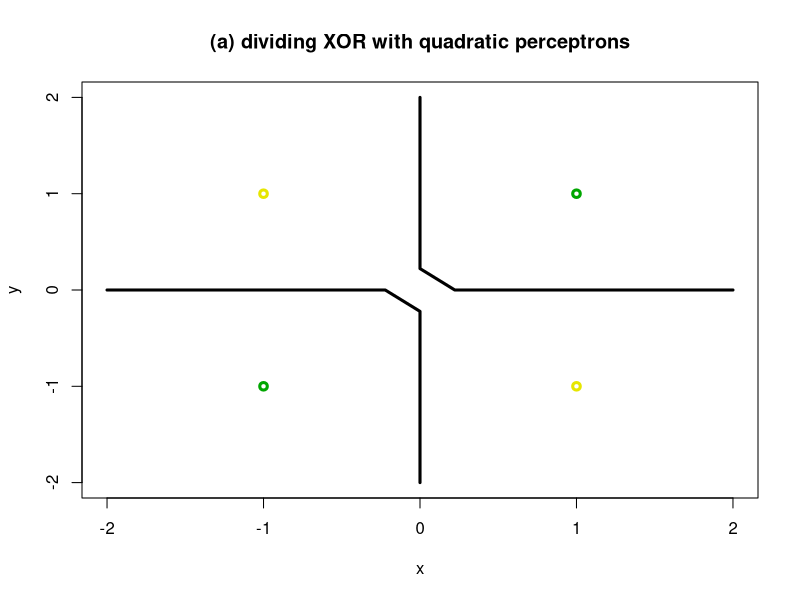
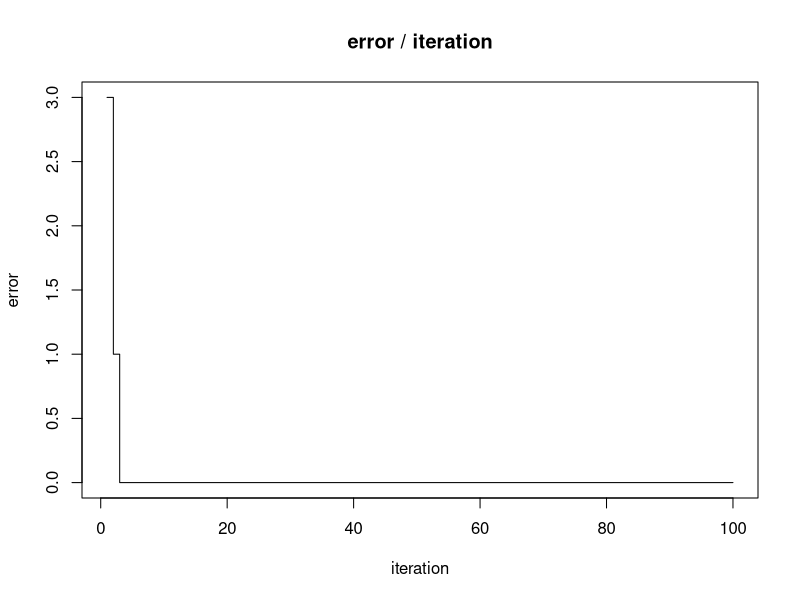
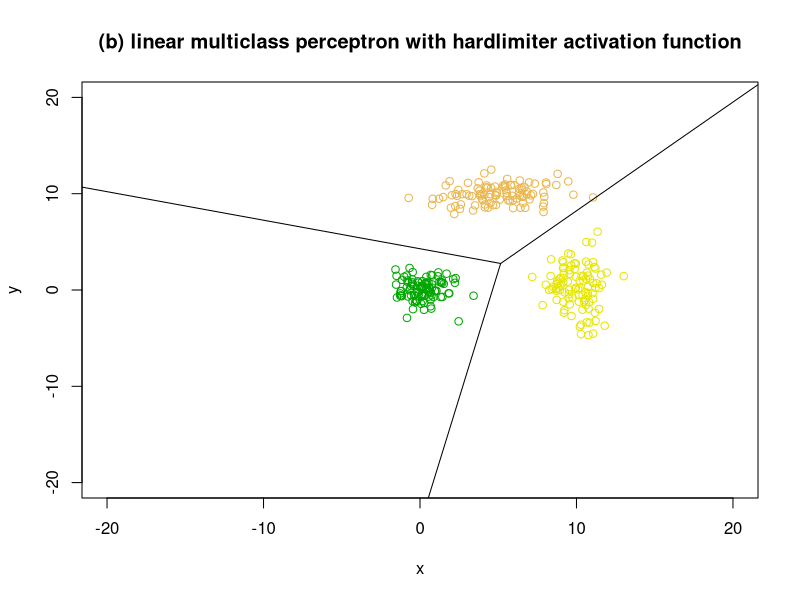
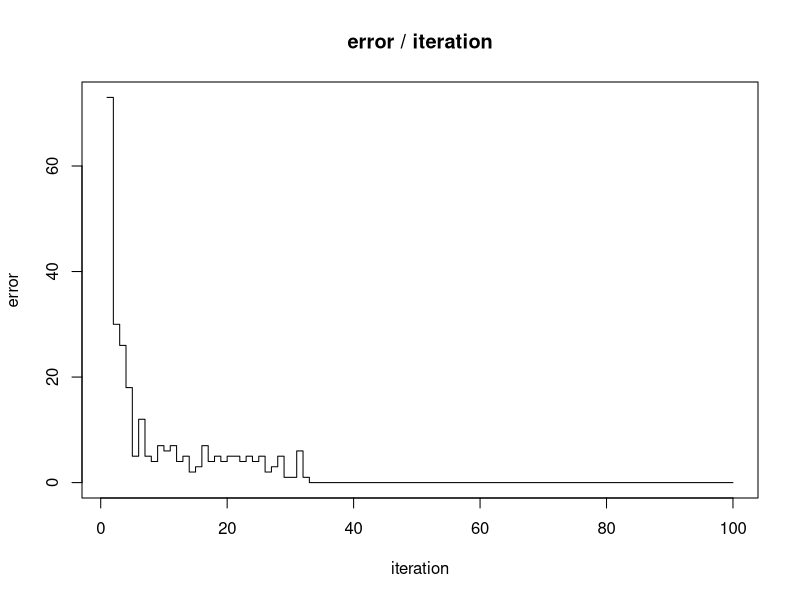
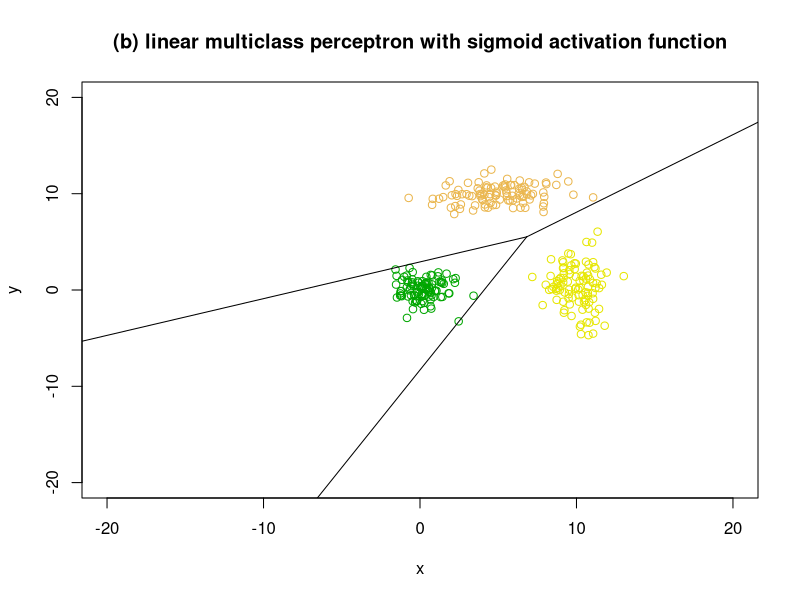
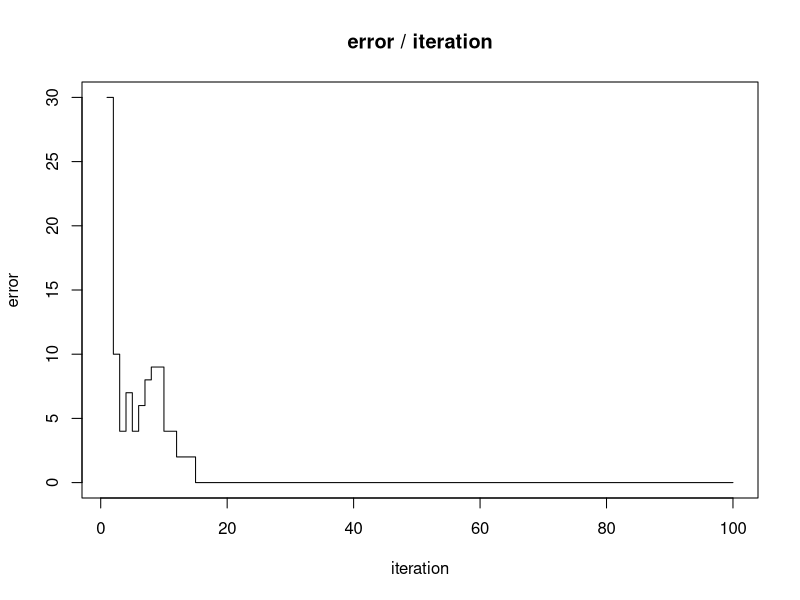
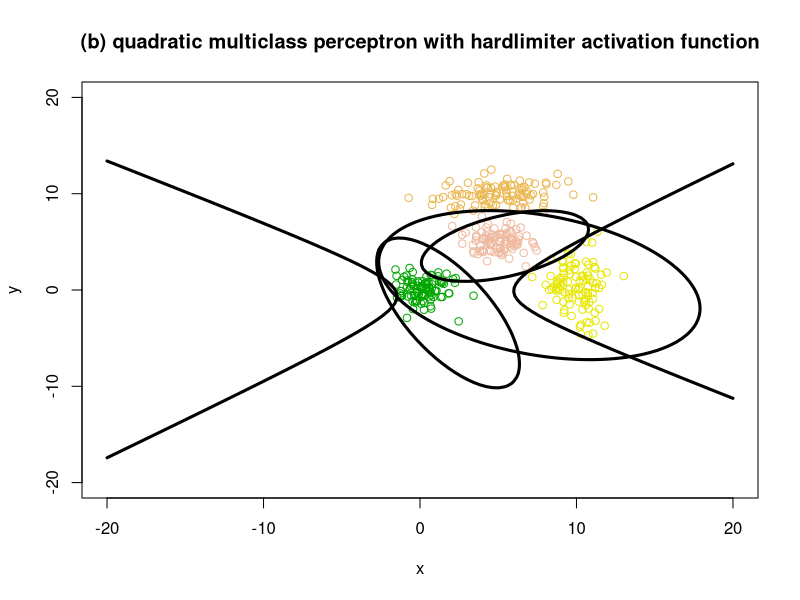
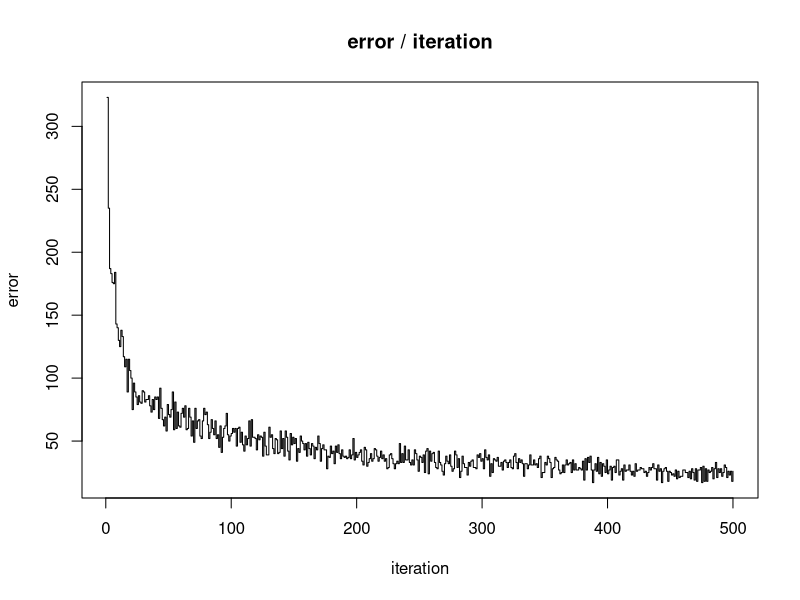

Generate these figures, in order, with R:
library("plyr")
library("MASS")

################################################################################
#   a
################################################################################
colours <- terrain.colors(5)

drawDataPoints <- function (inputs) {
    classA <- inputs[inputs$class == 1, ]
    classB <- inputs[inputs$class == 0, ]

    points(classA$x, classA$y, col = colours[1], lwd = 3)
    points(classB$x, classB$y, col = colours[2], lwd = 3)
}


drawDecisionBoundaryL <- function (weights, i = 1) {
    a <- weights[1]
    b <- weights[2]
    c <- weights[3]
    plot(NA, NA, xlim=c(-2,2), ylim=c(-2,2), xlab="x", ylab="y", col = colours[i])
    abline(-(c/b), -(a/b))
}

drawDecisionBoundaryQ <- function (weights, xlim = c(-2,2), ylim = c(-2,2), length = 10) {
    f <- Vectorize(function(x,y) sum(featureQ(c(x, y)) * weights))
    x <- seq(xlim[1], xlim[2], length = length)
    y <- seq(ylim[1], ylim[2], length = length)
    z <- outer(x,y,f)
    contour(
        x = x, y = x, z = z,
        levels = 0, las = 1, drawlabels = FALSE, lwd = 3,
        xlim=xlim, ylim=ylim, xlab="x", ylab="y", add = TRUE
    )
}
drawErrors <- function (errors) {
    plot(errors, xlab="iteration", ylab="error", type="s")
}


featureL <- function (input) {
    x <- unlist(input[1])
    y <- unlist(input[2])
    return(unlist(c(x, y, 1)))
}

featureQ <- function (input) {
    x <- unlist(input[1])
    y <- unlist(input[2])
    return(unlist(c(x * x, x * y, y * y, x, y, 1)))
}

# activation function
hardlimiter <- function (n) {
    if (n > 0) {
        return(1)
    } else {
        return(0)
    }
}

sigmoid <- function (n) 1/(1 + exp(-n))

id <- function (n) n

perceptron <- function (input, weights, feature, activate) {
    return(activate(sum(feature(input) * weights)))
}

classifyA <- function (feature, activation, learningRate, iteration, inputs, weights) {
    errors <- c()
    for (j in 1:iteration) {
        numberOfErrors <- 0
        for (i in 1:nrow(inputs)) {
            input <- inputs[i, ]
            output <- perceptron(input, weights, feature, activation)
            error <- input$class - output
            correction <- error * learningRate
            weights <- weights + feature(input) * correction
            if (error != 0)
                numberOfErrors <- numberOfErrors + 1
        }
        errors <- c(errors, numberOfErrors)
    }
    return(list(
        weights = weights,
        errors = errors
        ))
}


inputs <- data.frame(
    x = c(-1, -1, 1, 1),
    y = c(-1, 1, -1, 1),
    class = c(1, 0, 0, 1))


result <- classifyA(featureQ, hardlimiter, 0.1, 100, inputs, rep(0, 6))
plot(NA, NA, xlim=c(-2,2), ylim=c(-2,2), xlab="x", ylab="y")
drawDecisionBoundaryQ(result$weights)
drawDataPoints(inputs)
title("(a) dividing XOR with quadratic perceptrons")

drawErrors(result$errors)
title("error / iteration")

################################################################################
#   b
################################################################################

plotBoundary3 <- function(weights) {
    # vectors
    l01 <- weights[, 1] - weights[, 2]
    l12 <- weights[, 2] - weights[, 3]
    l20 <- weights[, 3] - weights[, 1]

    # cross point
    x <- ((l01[2]*l12[3])/l12[2] - l01[3]) / (l01[1] - (l12[1]*l01[2])/l12[2])
    y <- ((l01[1]*l12[3])/l12[1] - l01[3]) / (l01[2] - (l12[2]*l01[1])/l12[1])

    slope01 = l01[1]/(-l01[2])
    slope12 = l12[1]/(-l12[2])
    slope20 = l20[1]/(-l20[2])
    segments(x, y, x - 100, y - slope01 * 100)
    segments(x, y, x + 100, y + slope12 * 100)
    segments(x, y, x - 100, y - slope20 * 100)
}


tagClass <- function (inputs, class) {
    return(data.frame(x = inputs[, 1], y = inputs[, 2], class = class))
}

class0 = list(
    mean = c(0, 0),
    sigma = matrix(c(1, 0, 0, 1), 2, 2))

class1 = list(
    mean = c(10, 0),
    sigma = matrix(c(1, 0, 0, 4), 2, 2))

class2 = list(
    mean = c(5, 10),
    sigma = matrix(c(4, 0, 0, 1), 2, 2))

class0raw = mvrnorm(n = 100, class0$mean, class0$sigma)
class1raw = mvrnorm(n = 100, class1$mean, class1$sigma)
class2raw = mvrnorm(n = 100, class2$mean, class2$sigma)


class0 = tagClass(class0raw, 0)
class1 = tagClass(class1raw, 1)
class2 = tagClass(class2raw, 2)


weights = matrix(0, 3, 3)
learningRate <- 0.5
iteration <- 100
errors <- c()
for (j in 1:iteration) {    # interation
    size <- nrow(class0)
    numberOfErrors <- 0
    for (i in 1:size) { # number of data
        inputs <- matrix(c(class0[i, ], class1[i, ], class2[i, ]), 3, 3)
        numberOfClasses <- 3
        for (k in 1:numberOfClasses) { # each classes
            input <- inputs[, k]
            outputs <- c(perceptron(input, weights[, 1], featureL, hardlimiter),
                perceptron(input, weights[, 2], featureL, hardlimiter),
                perceptron(input, weights[, 3], featureL, hardlimiter))

            correction <- featureL(input) * learningRate
            for (m in 1:numberOfClasses) {
                if (m == k && outputs[m] == 0) { # reinforce
                    weights[, m] <- weights[, m] + correction
                    numberOfErrors <- numberOfErrors + 1
                }

                if (m != k && outputs[m] == 1) { # punish
                    weights[, m] <- weights[, m] - correction
                    numberOfErrors <- numberOfErrors + 1
                }
            }
        }
    }
    errors <- c(errors, numberOfErrors)
}
plot(NA, NA, xlim=c(-20,20), ylim=c(-20,20), xlab="x", ylab="y")
points(class0, col = colours[1])
points(class1, col = colours[2])
points(class2, col = colours[3])

plotBoundary3(weights)
title("(b) linear multiclass perceptron with hardlimiter activation function")
drawErrors(errors)
title("error / iteration")

weights = matrix(0, 3, 3)
learningRate <- 0.5
iteration <- 100
errors <- c()
for (j in 1:iteration) {    # interation
    size <- nrow(class0)
    numberOfErrors <- 0
    for (i in 1:size) { # number of data
        inputs <- matrix(c(class0[i, ], class1[i, ], class2[i, ]), 3, 3)
        numberOfClasses <- 3
        for (k in 1:numberOfClasses) { # each classes
            input <- inputs[, k]
            outputs <- c(perceptron(input, weights[, 1], featureL, sigmoid),
                perceptron(input, weights[, 2], featureL, sigmoid),
                perceptron(input, weights[, 3], featureL, sigmoid))

            # wrong prediction, adjust all weights
            if (max(outputs) != outputs[k] || min(outputs) == outputs[k]) {
                correction <- featureL(input) * learningRate
                for (m in 1:numberOfClasses) {
                    if (m == k) {   # reinforce
                        weights[, m] <- weights[, m] + correction
                    } else {
                        weights[, m] <- weights[, m] - correction
                    }
                }
                numberOfErrors <- numberOfErrors + 1
            }
        }
    }
    errors <- c(errors, numberOfErrors)
}


plot(NA, NA, xlim=c(-20,20), ylim=c(-20,20), xlab="x", ylab="y")
points(class0, col = colours[1])
points(class1, col = colours[2])
points(class2, col = colours[3])

plotBoundary3(weights)
title("(b) linear multiclass perceptron with sigmoid activation function")

drawErrors(errors)
title("error / iteration")

################################################################################
#   c
################################################################################

class3 = list(
    mean = c(5, 5),
    sigma = matrix(c(1, 0, 0, 1), 2, 2))
class3 = tagClass(mvrnorm(n = 100, class3$mean, class3$sigma), 3)

weights = matrix(0, 6, 4)
learningRate <- 1
iteration <- 500
errors <- c()
for (j in 1:iteration) {    # interation
    size <- nrow(class0)
    numberOfErrors <- 0
    for (i in 1:size) { # number of data
        inputs <- matrix(c(class0[i, ], class1[i, ], class2[i, ], class3[i, ]), 3, 4)
        numberOfClasses <- 4
        for (k in 1:numberOfClasses) { # each classes
            input <- inputs[, k]
            outputs <- c(perceptron(input, weights[, 1], featureQ, hardlimiter),
                perceptron(input, weights[, 2], featureQ, hardlimiter),
                perceptron(input, weights[, 3], featureQ, hardlimiter),
                perceptron(input, weights[, 4], featureQ, hardlimiter))
            correction <- featureQ(input) * learningRate
            for (m in 1:numberOfClasses) {
                if (m == k && outputs[m] == 0) { # reinforce
                    weights[, m] <- weights[, m] + correction
                    numberOfErrors <- numberOfErrors + 1
                }

                if (m != k && outputs[m] == 1) { # punish
                    weights[, m] <- weights[, m] - correction
                    numberOfErrors <- numberOfErrors + 1
                }
            }
        }
    }
    errors <- c(errors, numberOfErrors)
}

plot(NA, NA, xlim=c(-20,20), ylim=c(-20,20), xlab="x", ylab="y")
points(class0, col = colours[1])
points(class1, col = colours[2])
points(class2, col = colours[3])
points(class3, col = colours[4])
drawDecisionBoundaryQ(weights[, 1], xlim = c(-20, 20), ylim = c(-20, 20), length = 100)
drawDecisionBoundaryQ(weights[, 2], xlim = c(-20, 20), ylim = c(-20, 20), length = 100)
drawDecisionBoundaryQ(weights[, 3], xlim = c(-20, 20), ylim = c(-20, 20), length = 100)
drawDecisionBoundaryQ(weights[, 4], xlim = c(-20, 20), ylim = c(-20, 20), length = 100)
title("(b) quadratic multiclass perceptron with hardlimiter activation function")

drawErrors(errors)
title("error / iteration")


weights = matrix(0.5, 6, 4)
learningRate <- 0.1
iteration <- 500
errors <- c()
for (j in 1:iteration) {    # interation
    size <- nrow(class0)
    numberOfErrors <- 0
    for (i in 1:size) { # number of data
        inputs <- matrix(c(class0[i, ], class1[i, ], class2[i, ], class3[i, ]), 3, 4)
        numberOfClasses <- 4
        for (k in 1:numberOfClasses) { # each classes
            input <- inputs[, k]
            outputs <- c(
                perceptron(input, weights[, 1], featureQ, sigmoid),
                perceptron(input, weights[, 2], featureQ, sigmoid),
                perceptron(input, weights[, 3], featureQ, sigmoid),
                perceptron(input, weights[, 4], featureQ, sigmoid))

            for (m in 1:numberOfClasses) {
                if (m == k && outputs[m] < 0.9) { # reinforce
                    correction <- featureQ(input) * learningRate * (1 - outputs[m])
                    weights[, m] <- weights[, m] + correction
                    numberOfErrors <- numberOfErrors + 1
                }

                if (m != k && outputs[m] > 0.1) { # punish
                    correction <- featureQ(input) * learningRate * (0 - outputs[m])
                    weights[, m] <- weights[, m] + correction
                    numberOfErrors <- numberOfErrors + 1
                }
            }
        }
    }
    errors <- c(errors, numberOfErrors)
}

plot(NA, NA, xlim=c(-20,20), ylim=c(-20,20), xlab="x", ylab="y")
points(class0, col = colours[1])
points(class1, col = colours[2])
points(class2, col = colours[3])
points(class3, col = colours[4])
drawDecisionBoundaryQ(weights[, 1], xlim = c(-20, 20), ylim = c(-20, 20), length = 100)
drawDecisionBoundaryQ(weights[, 2], xlim = c(-20, 20), ylim = c(-20, 20), length = 100)
drawDecisionBoundaryQ(weights[, 3], xlim = c(-20, 20), ylim = c(-20, 20), length = 100)
drawDecisionBoundaryQ(weights[, 4], xlim = c(-20, 20), ylim = c(-20, 20), length = 100)
title("(b) quadratic multiclass perceptron with sigmoid activation function")

drawErrors(errors)
title("error / iteration")
